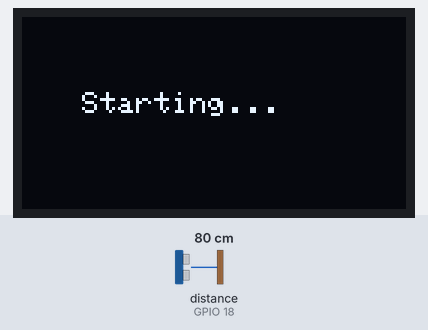
Recording of a program running on a simulated ESP32. Parts: 128×64 one-colour display. Wiring (inferred from the names in the program): ultrasonic range finder: trigger GPIO 5; echo GPIO 18. The inputs (shaded band) are chosen by the test bench; at power-on: distance to the obstacle (sensor on GPIO 18) 80 cm. The echo pulse lasts 58.3 µs per cm; what the program prints to the serial monitor is not drawn.

Above: at 1.1 s.
At 4.7 s:
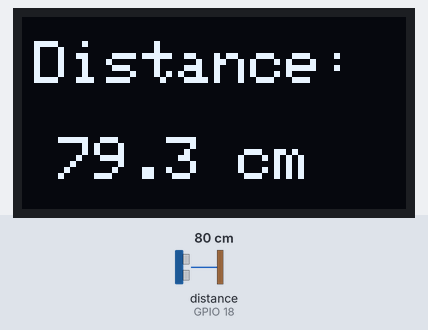
4.8 s: distance to the obstacle (sensor on GPIO 18) set to 2 cm
At 5.7 s:
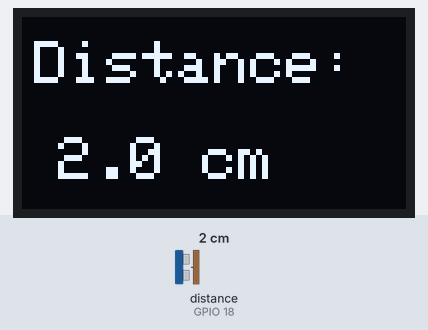
6.4 s: distance to the obstacle (sensor on GPIO 18) set to 4 cm
At 7.7 s:
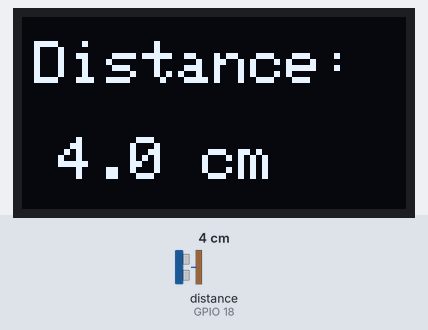
8.0 s: distance to the obstacle (sensor on GPIO 18) set to 9 cm
At 8.5 s:
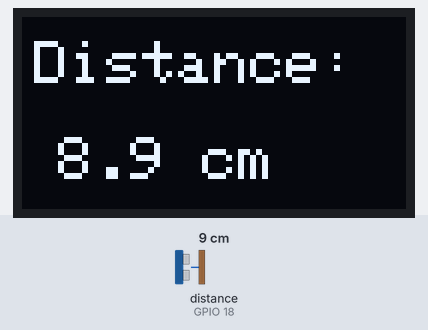
Timing chart, 0 to 11.0 s (numbered marks = the images above; inputs shaded):
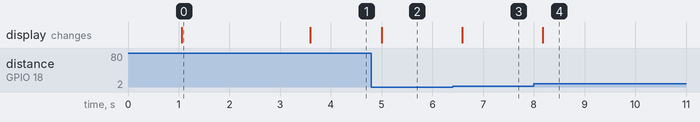

The program:

main.cpp
```cpp
#include <Arduino.h>
#include <Adafruit_GFX.h>
#include <Adafruit_SSD1306.h>

#define SCREEN_WIDTH 128
#define SCREEN_HEIGHT 64
Adafruit_SSD1306 display(SCREEN_WIDTH, SCREEN_HEIGHT, &Wire, -1);

const int trigPin = 5;
const int echoPin = 18;

//define sound speed in cm/uS
#define SOUND_SPEED 0.034
#define CM_TO_INCH 0.393701

void setup_dist(){
  pinMode(trigPin, OUTPUT); // Sets the trigPin as an Output
  pinMode(echoPin, INPUT); // Sets the echoPin as an Input
}

void setup_oled(){

  if (!display.begin(SSD1306_SWITCHCAPVCC, 0x3C)) {
    Serial.println(F("SSD1306 allocation failed"));
    for (;;);
  }

  delay(1000);
  display.clearDisplay();
  display.setTextSize(1);
  display.setTextColor(WHITE);
  display.setCursor(20, 25);
  display.println("Starting...");
  display.display();

}

float get_distance(){

  long duration;
  float distanceInch;

  // Clears the trigPin
  digitalWrite(trigPin, LOW);
  delayMicroseconds(2);
  // Sets the trigPin on HIGH state for 10 micro seconds
  digitalWrite(trigPin, HIGH);
  delayMicroseconds(10);
  digitalWrite(trigPin, LOW);

  // Reads the echoPin, returns the sound wave travel time in microseconds
  duration = pulseIn(echoPin, HIGH);

  // Calculate the distance
  return duration * SOUND_SPEED/2;
}

void show_on_oled(float distance) {
  display.clearDisplay();
  display.setTextSize(2);
  display.setTextColor(WHITE);

  char buf[32];
  snprintf(buf, sizeof(buf), "Distance: \n\n %.1f cm", distance);

  int16_t x1, y1;
  uint16_t w, h;
  display.getTextBounds(buf, 0, 0, &x1, &y1, &w, &h);

  int x = (128 - w) / 2; // center horizontally
  int y = (64 - h) / 2;  // center vertically

  display.setCursor(x, y);
  display.print(buf);
  display.display();
}


void setup() {
  Serial.begin(115200);
  setup_dist();
  setup_oled();
  delay(2500);
}

void loop() {

  Serial.print("Distance (cm): ");
  Serial.println(get_distance());
  show_on_oled(get_distance());
  delay(200);
}
```

Measured:
- after the input at 4.8 s, the display: changes after 0.20 s (image 2)
- after the input at 6.4 s, the display: changes after 0.19 s (image 3)
- after the input at 8.0 s, the display: changes after 0.18 s (image 4)
- what the display in image 0 shows lasts 2.5 s, from 1.1 s to 3.6 s
